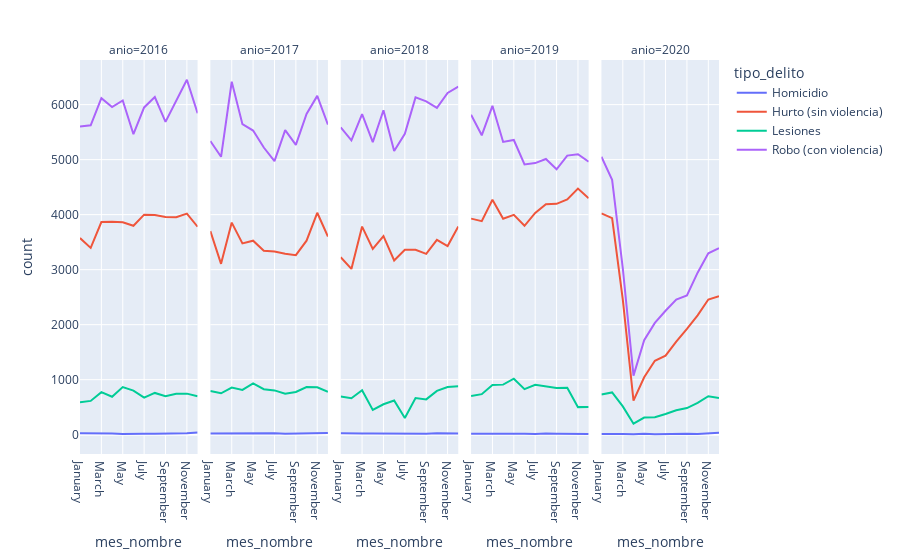

The code cell stored with this chart in its notebook:
### Code cell
fig = px.line(df_mes_tipo, x = 'mes_nombre', y = 'count', color = 'tipo_delito', facet_col = 'anio')
fig.show()

### Figure 1 — Plotly figure (JSON) as saved in the notebook; plotly's stock layout.template omitted (floating-point values rounded to 4 significant figures)
{"data": [{"hovertemplate": "tipo_delito=Homicidio<br>anio=2016<br>mes_nombre=%{x}<br>count=%{y}<extra></extra>", "legendgroup": "Homicidio", "line": {"color": "#636efa", "dash": "solid"}, "mode": "lines", "name": "Homicidio", "orientation": "v", "showlegend": true, "type": "scatter", "x": ["January", "February", "March", "April", "May", "June", "July", "August", "September", "October", "November", "December"], "xaxis": "x", "y": [25, 25, 29, 20, 11, 20, 18, 17, 17, 21, 26, 39], "yaxis": "y"}, {"hovertemplate": "tipo_delito=Homicidio<br>anio=2017<br>mes_nombre=%{x}<br>count=%{y}<extra></extra>", "legendgroup": "Homicidio", "line": {"color": "#636efa", "dash": "solid"}, "mode": "lines", "name": "Homicidio", "orientation": "v", "showlegend": false, "type": "scatter", "x": ["January", "February", "March", "April", "May", "June", "July", "August", "September", "October", "November", "December"], "xaxis": "x2", "y": [21, 22, 21, 15, 28, 19, 28, 17, 20, 23, 20, 29], "yaxis": "y2"}, {"hovertemplate": "tipo_delito=Homicidio<br>anio=2018<br>mes_nombre=%{x}<br>count=%{y}<extra></extra>", "legendgroup": "Homicidio", "line": {"color": "#636efa", "dash": "solid"}, "mode": "lines", "name": "Homicidio", "orientation": "v", "showlegend": false, "type": "scatter", "x": ["January", "February", "March", "April", "May", "June", "July", "August", "September", "October", "November", "December"], "xaxis": "x3", "y": [27, 17, 20, 22, 19, 23, 22, 21, 17, 25, 30, 23], "yaxis": "y3"}, {"hovertemplate": "tipo_delito=Homicidio<br>anio=2019<br>mes_nombre=%{x}<br>count=%{y}<extra></extra>", "legendgroup": "Homicidio", "line": {"color": "#636efa", "dash": "solid"}, "mode": "lines", "name": "Homicidio", "orientation": "v", "showlegend": false, "type": "scatter", "x": ["January", "February", "March", "April", "May", "June", "July", "August", "September", "October", "November", "December"], "xaxis": "x4", "y": [15, 17, 20, 13, 15, 19, 11, 23, 19, 15, 18, 13], "yaxis": "y4"}, {"hovertemplate": "tipo_delito=Homicidio<br>anio=2020<br>mes_nombre=%{x}<br>count=%{y}<extra></extra>", "legendgroup": "Homicidio", "line": {"color": "#636efa", "dash": "solid"}, "mode": "lines", "name": "Homicidio", "orientation": "v", "showlegend": false, "type": "scatter", "x": ["January", "February", "March", "April", "May", "June", "July", "August", "September", "October", "November", "December"], "xaxis": "x5", "y": [13, 16, 11, 7, 15, 9, 14, 23, 16, 13, 20, 33], "yaxis": "y5"}, {"hovertemplate": "tipo_delito=Hurto (sin violencia)<br>anio=2016<br>mes_nombre=%{x}<br>count=%{y}<extra></extra>", "legendgroup": "Hurto (sin violencia)", "line": {"color": "#EF553B", "dash": "solid"}, "mode": "lines", "name": "Hurto (sin violencia)", "orientation": "v", "showlegend": true, "type": "scatter", "x": ["January", "February", "March", "April", "May", "June", "July", "August", "September", "October", "November", "December"], "xaxis": "x", "y": [3574, 3396, 3866, 3870, 3860, 3798, 4000, 3994, 3959, 3954, 4019, 3780], "yaxis": "y"}, {"hovertemplate": "tipo_delito=Hurto (sin violencia)<br>anio=2017<br>mes_nombre=%{x}<br>count=%{y}<extra></extra>", "legendgroup": "Hurto (sin violencia)", "line": {"color": "#EF553B", "dash": "solid"}, "mode": "lines", "name": "Hurto (sin violencia)", "orientation": "v", "showlegend": false, "type": "scatter", "x": ["January", "February", "March", "April", "May", "June", "July", "August", "September", "October", "November", "December"], "xaxis": "x2", "y": [3701, 3106, 3855, 3478, 3527, 3342, 3328, 3288, 3264, 3527, 4034, 3600], "yaxis": "y2"}, {"hovertemplate": "tipo_delito=Hurto (sin violencia)<br>anio=2018<br>mes_nombre=%{x}<br>count=%{y}<extra></extra>", "legendgroup": "Hurto (sin violencia)", "line": {"color": "#EF553B", "dash": "solid"}, "mode": "lines", "name": "Hurto (sin violencia)", "orientation": "v", "showlegend": false, "type": "scatter", "x": ["January", "February", "March", "April", "May", "June", "July", "August", "September", "October", "November", "December"], "xaxis": "x3", "y": [3225, 3013, 3783, 3378, 3611, 3166, 3363, 3361, 3287, 3542, 3429, 3783], "yaxis": "y3"}, {"hovertemplate": "tipo_delito=Hurto (sin violencia)<br>anio=2019<br>mes_nombre=%{x}<br>count=%{y}<extra></extra>", "legendgroup": "Hurto (sin violencia)", "line": {"color": "#EF553B", "dash": "solid"}, "mode": "lines", "name": "Hurto (sin violencia)", "orientation": "v", "showlegend": false, "type": "scatter", "x": ["January", "February", "March", "April", "May", "June", "July", "August", "September", "October", "November", "December"], "xaxis": "x4", "y": [3928, 3882, 4272, 3927, 3996, 3797, 4031, 4189, 4197, 4277, 4474, 4299], "yaxis": "y4"}, {"hovertemplate": "tipo_delito=Hurto (sin violencia)<br>anio=2020<br>mes_nombre=%{x}<br>count=%{y}<extra></extra>", "legendgroup": "Hurto (sin violencia)", "line": {"color": "#EF553B", "dash": "solid"}, "mode": "lines", "name": "Hurto (sin violencia)", "orientation": "v", "showlegend": false, "type": "scatter", "x": ["January", "February", "March", "April", "May", "June", "July", "August", "September", "October", "November", "December"], "xaxis": "x5", "y": [4022, 3936, 2455, 620, 1043, 1344, 1437, 1692, 1922, 2170, 2457, 2518], "yaxis": "y5"}, {"hovertemplate": "tipo_delito=Lesiones<br>anio=2016<br>mes_nombre=%{x}<br>count=%{y}<extra></extra>", "legendgroup": "Lesiones", "line": {"color": "#00cc96", "dash": "solid"}, "mode": "lines", "name": "Lesiones", "orientation": "v", "showlegend": true, "type": "scatter", "x": ["January", "February", "March", "April", "May", "June", "July", "August", "September", "October", "November", "December"], "xaxis": "x", "y": [588, 614, 773, 690, 866, 802, 674, 759, 699, 745, 746, 700], "yaxis": "y"}, {"hovertemplate": "tipo_delito=Lesiones<br>anio=2017<br>mes_nombre=%{x}<br>count=%{y}<extra></extra>", "legendgroup": "Lesiones", "line": {"color": "#00cc96", "dash": "solid"}, "mode": "lines", "name": "Lesiones", "orientation": "v", "showlegend": false, "type": "scatter", "x": ["January", "February", "March", "April", "May", "June", "July", "August", "September", "October", "November", "December"], "xaxis": "x2", "y": [796, 753, 856, 813, 932, 827, 805, 744, 776, 867, 861, 779], "yaxis": "y2"}, {"hovertemplate": "tipo_delito=Lesiones<br>anio=2018<br>mes_nombre=%{x}<br>count=%{y}<extra></extra>", "legendgroup": "Lesiones", "line": {"color": "#00cc96", "dash": "solid"}, "mode": "lines", "name": "Lesiones", "orientation": "v", "showlegend": false, "type": "scatter", "x": ["January", "February", "March", "April", "May", "June", "July", "August", "September", "October", "November", "December"], "xaxis": "x3", "y": [696, 662, 808, 451, 553, 621, 305, 666, 642, 796, 868, 879], "yaxis": "y3"}, {"hovertemplate": "tipo_delito=Lesiones<br>anio=2019<br>mes_nombre=%{x}<br>count=%{y}<extra></extra>", "legendgroup": "Lesiones", "line": {"color": "#00cc96", "dash": "solid"}, "mode": "lines", "name": "Lesiones", "orientation": "v", "showlegend": false, "type": "scatter", "x": ["January", "February", "March", "April", "May", "June", "July", "August", "September", "October", "November", "December"], "xaxis": "x4", "y": [702, 737, 904, 910, 1017, 827, 907, 879, 848, 854, 501, 505], "yaxis": "y4"}, {"hovertemplate": "tipo_delito=Lesiones<br>anio=2020<br>mes_nombre=%{x}<br>count=%{y}<extra></extra>", "legendgroup": "Lesiones", "line": {"color": "#00cc96", "dash": "solid"}, "mode": "lines", "name": "Lesiones", "orientation": "v", "showlegend": false, "type": "scatter", "x": ["January", "February", "March", "April", "May", "June", "July", "August", "September", "October", "November", "December"], "xaxis": "x5", "y": [730, 768, 515, 200, 312, 317, 377, 444, 484, 579, 700, 668], "yaxis": "y5"}, {"hovertemplate": "tipo_delito=Robo (con violencia)<br>anio=2016<br>mes_nombre=%{x}<br>count=%{y}<extra></extra>", "legendgroup": "Robo (con violencia)", "line": {"color": "#ab63fa", "dash": "solid"}, "mode": "lines", "name": "Robo (con violencia)", "orientation": "v", "showlegend": true, "type": "scatter", "x": ["January", "February", "March", "April", "May", "June", "July", "August", "September", "October", "November", "December"], "xaxis": "x", "y": [5600, 5624, 6118, 5956, 6076, 5462, 5949, 6137, 5686, 6060, 6453, 5842], "yaxis": "y"}, {"hovertemplate": "tipo_delito=Robo (con violencia)<br>anio=2017<br>mes_nombre=%{x}<br>count=%{y}<extra></extra>", "legendgroup": "Robo (con violencia)", "line": {"color": "#ab63fa", "dash": "solid"}, "mode": "lines", "name": "Robo (con violencia)", "orientation": "v", "showlegend": false, "type": "scatter", "x": ["January", "February", "March", "April", "May", "June", "July", "August", "September", "October", "November", "December"], "xaxis": "x2", "y": [5337, 5052, 6416, 5644, 5529, 5220, 4972, 5535, 5269, 5831, 6159, 5637], "yaxis": "y2"}, {"hovertemplate": "tipo_delito=Robo (con violencia)<br>anio=2018<br>mes_nombre=%{x}<br>count=%{y}<extra></extra>", "legendgroup": "Robo (con violencia)", "line": {"color": "#ab63fa", "dash": "solid"}, "mode": "lines", "name": "Robo (con violencia)", "orientation": "v", "showlegend": false, "type": "scatter", "x": ["January", "February", "March", "April", "May", "June", "July", "August", "September", "October", "November", "December"], "xaxis": "x3", "y": [5587, 5352, 5826, 5319, 5897, 5157, 5471, 6131, 6060, 5940, 6212, 6327], "yaxis": "y3"}, {"hovertemplate": "tipo_delito=Robo (con violencia)<br>anio=2019<br>mes_nombre=%{x}<br>count=%{y}<extra></extra>", "legendgroup": "Robo (con violencia)", "line": {"color": "#ab63fa", "dash": "solid"}, "mode": "lines", "name": "Robo (con violencia)", "orientation": "v", "showlegend": false, "type": "scatter", "x": ["January", "February", "March", "April", "May", "June", "July", "August", "September", "October", "November", "December"], "xaxis": "x4", "y": [5818, 5442, 5978, 5321, 5357, 4912, 4937, 5012, 4824, 5073, 5097, 4963], "yaxis": "y4"}, {"hovertemplate": "tipo_delito=Robo (con violencia)<br>anio=2020<br>mes_nombre=%{x}<br>count=%{y}<extra></extra>", "legendgroup": "Robo (con violencia)", "line": {"color": "#ab63fa", "dash": "solid"}, "mode": "lines", "name": "Robo (con violencia)", "orientation": "v", "showlegend": false, "type": "scatter", "x": ["January", "February", "March", "April", "May", "June", "July", "August", "September", "October", "November", "December"], "xaxis": "x5", "y": [5052, 4633, 3025, 1073, 1718, 2031, 2252, 2456, 2530, 2945, 3298, 3390], "yaxis": "y5"}], "layout": {"annotations": [{"font": {}, "showarrow": false, "text": "anio=2016", "x": 0.092, "xanchor": "center", "xref": "paper", "y": 1, "yanchor": "bottom", "yref": "paper"}, {"font": {}, "showarrow": false, "text": "anio=2017", "x": 0.296, "xanchor": "center", "xref": "paper", "y": 1, "yanchor": "bottom", "yref": "paper"}, {"font": {}, "showarrow": false, "text": "anio=2018", "x": 0.5, "xanchor": "center", "xref": "paper", "y": 1, "yanchor": "bottom", "yref": "paper"}, {"font": {}, "showarrow": false, "text": "anio=2019", "x": 0.704, "xanchor": "center", "xref": "paper", "y": 1, "yanchor": "bottom", "yref": "paper"}, {"font": {}, "showarrow": false, "text": "anio=2020", "x": 0.908, "xanchor": "center", "xref": "paper", "y": 1, "yanchor": "bottom", "yref": "paper"}], "autosize": true, "legend": {"title": {"text": "tipo_delito"}, "tracegroupgap": 0}, "margin": {"t": 60}, "xaxis": {"anchor": "y", "autorange": true, "domain": [0, 0.184], "range": [0, 11], "title": {"text": "mes_nombre"}, "type": "category"}, "xaxis2": {"anchor": "y2", "autorange": true, "domain": [0.204, 0.388], "matches": "x", "range": [0, 11], "title": {"text": "mes_nombre"}, "type": "category"}, "xaxis3": {"anchor": "y3", "autorange": true, "domain": [0.408, 0.592], "matches": "x", "range": [0, 11], "title": {"text": "mes_nombre"}, "type": "category"}, "xaxis4": {"anchor": "y4", "autorange": true, "domain": [0.612, 0.796], "matches": "x", "range": [0, 11], "title": {"text": "mes_nombre"}, "type": "category"}, "xaxis5": {"anchor": "y5", "autorange": true, "domain": [0.816, 1], "matches": "x", "range": [0, 11], "title": {"text": "mes_nombre"}, "type": "category"}, "yaxis": {"anchor": "x", "autorange": true, "domain": [0, 1], "range": [-351.1, 6811.0], "title": {"text": "count"}, "type": "linear"}, "yaxis2": {"anchor": "x2", "autorange": true, "domain": [0, 1], "matches": "y", "range": [-351.1, 6811.0], "showticklabels": false, "type": "linear"}, "yaxis3": {"anchor": "x3", "autorange": true, "domain": [0, 1], "matches": "y", "range": [-351.1, 6811.0], "showticklabels": false, "type": "linear"}, "yaxis4": {"anchor": "x4", "autorange": true, "domain": [0, 1], "matches": "y", "range": [-351.1, 6811.0], "showticklabels": false, "type": "linear"}, "yaxis5": {"anchor": "x5", "autorange": true, "domain": [0, 1], "matches": "y", "range": [-351.1, 6811.0], "showticklabels": false, "type": "linear"}}}
